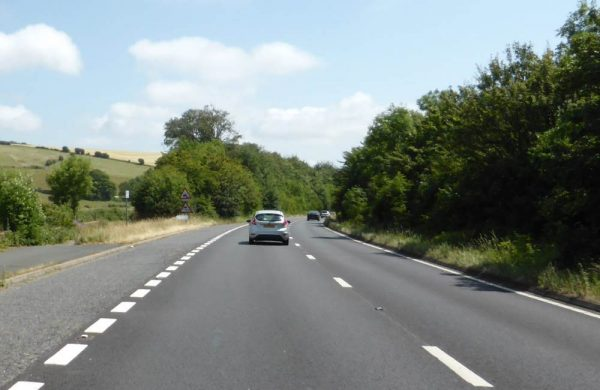
#> input picture cv_fundamentals/test.jpg, 600 x 390 px
$ python firstCode.py   (Python 2 division)
#> lines starting #> are read from the running program, lines starting #| are printed output that depends on the picture; after the words box and inside, x2 and y2 are one past the last pixel; in counts of white or black regions, pixels touching at a corner belong together
import matplotlib.pyplot as plt
import matplotlib.image as mpimg
import numpy as np

# Read in the image and print out some stats
image = mpimg.imread('test.jpg')
#> image is the input picture: shape (390, 600, 3); mean R, G, B 128.9, 137.7, 132.9
#print('This image is: ', type(image), 'with dimensions: ', image.shape)

# Grab the x and y size and make a copy of the image
ysize = image.shape[0]
#> ysize = 390
xsize = image.shape[1]
#> xsize = 600

# Note: always make a copy rather than simply using "="
color_select = np.copy(image)

# Define color selection criteria

red_threshold = 200
green_threshold = 200
blue_threshold = 190

rgb_threshold = [red_threshold, green_threshold, blue_threshold]

# Identify pixels below the threshold
thresholds = (image[:,:,0] < rgb_threshold[0]) \
			| (image[:,:,1] < rgb_threshold[1]) \
			| (image[:,:,2] < rgb_threshold[2])
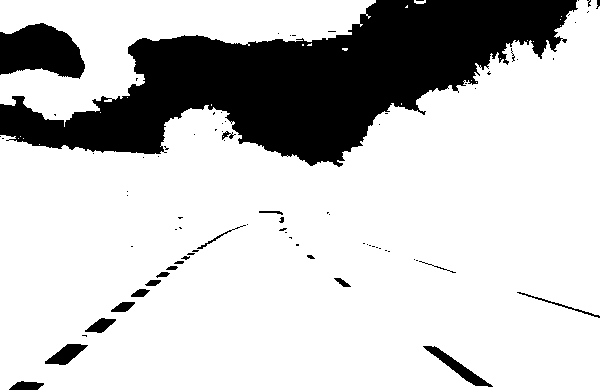
#> thresholds: shape (390, 600) bool; 78.3% white; 82 black regions (60 under 20 px), largest, box (x1, y1, x2, y2) and area: (0, 0, 578, 167) 44461, (0, 23, 85, 79) 3436, (423, 346, 493, 387) 635

print thresholds.shape
#| (390, 600)
#print color_select[thresholds]
color_select[thresholds] = [0,0,0]
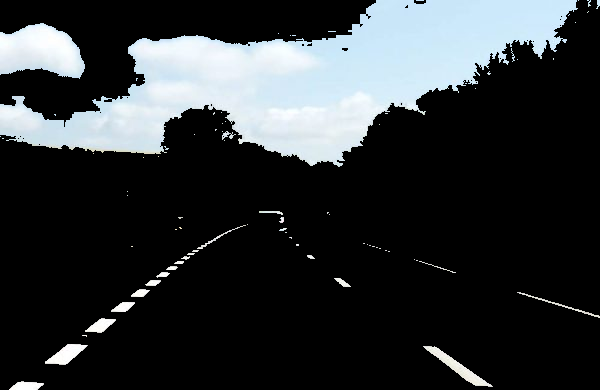
#> color_select: shape (390, 600, 3); mean R, G, B 47.3, 51, 53.2

#Display the image
plt.imshow(color_select)
plt.show()

mpimg.imsave("test-after.jpg", color_select)

$ run again, with cv_fundamentals/highway.png saved as cv_fundamentals/test.jpg
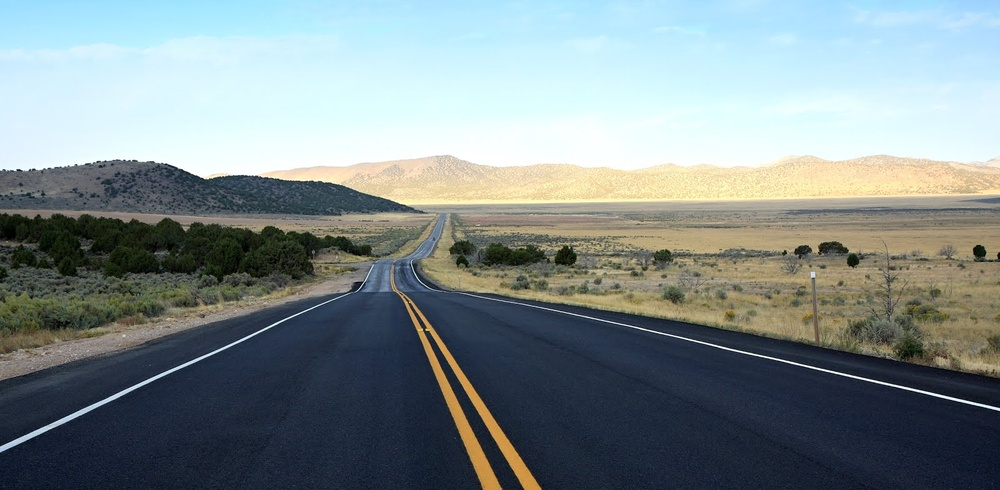
#> input picture cv_fundamentals/highway.png, 1000 x 490 px, shrunk from 1600 x 784 before the run
#> image is the input picture: shape (490, 1000, 3); mean R, G, B 126.7, 138.8, 140.2
#> `thresholds = (image[:,:,0] < rgb_threshold[0]) \ | (image[:,:,1] < rgb..`:
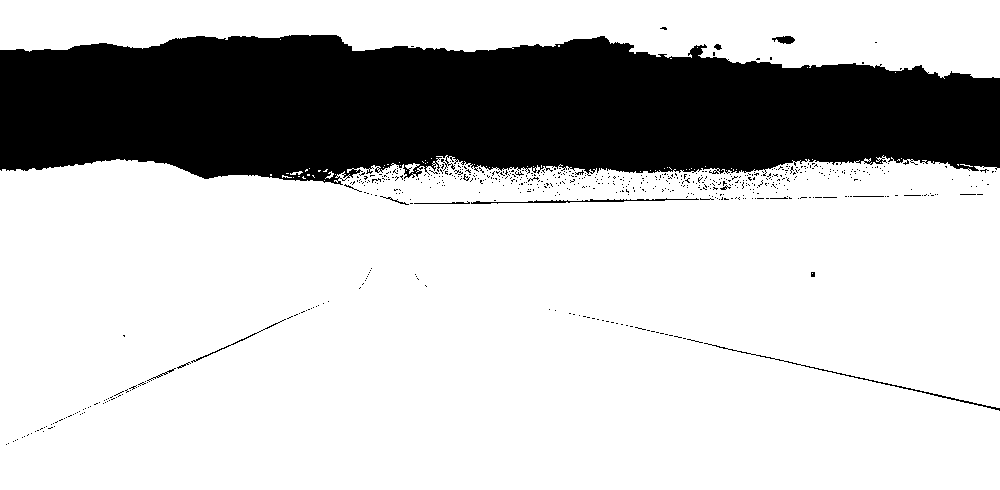
#> thresholds: shape (490, 1000) bool; 75.6% white; 639 black regions (625 under 20 px), largest, box (x1, y1, x2, y2) and area: (0, 35, 1000, 185) 116686, (704, 343, 1000, 411) 426, (471, 198, 699, 204) 371
#| (490, 1000)
#> `color_select[thresholds] = [0,0,0]`:
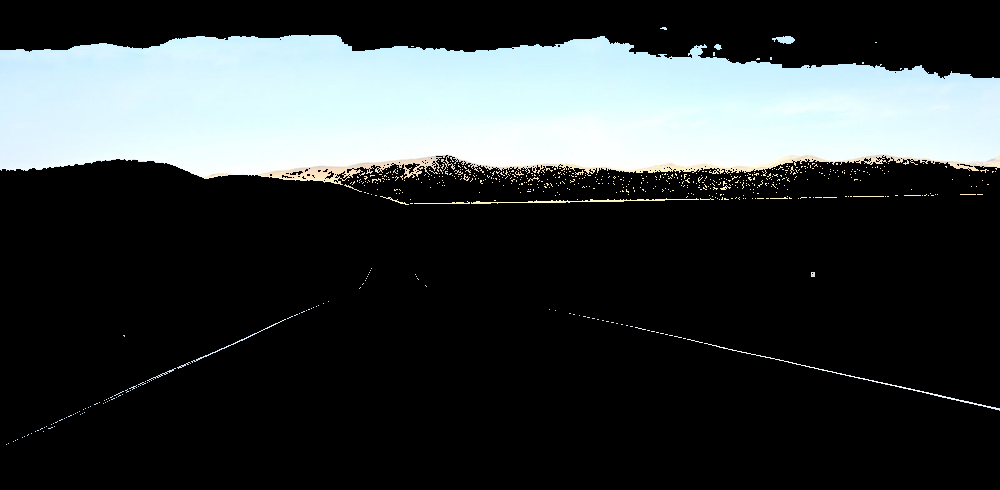
#> color_select: shape (490, 1000, 3); mean R, G, B 55.3, 60.7, 61.4
